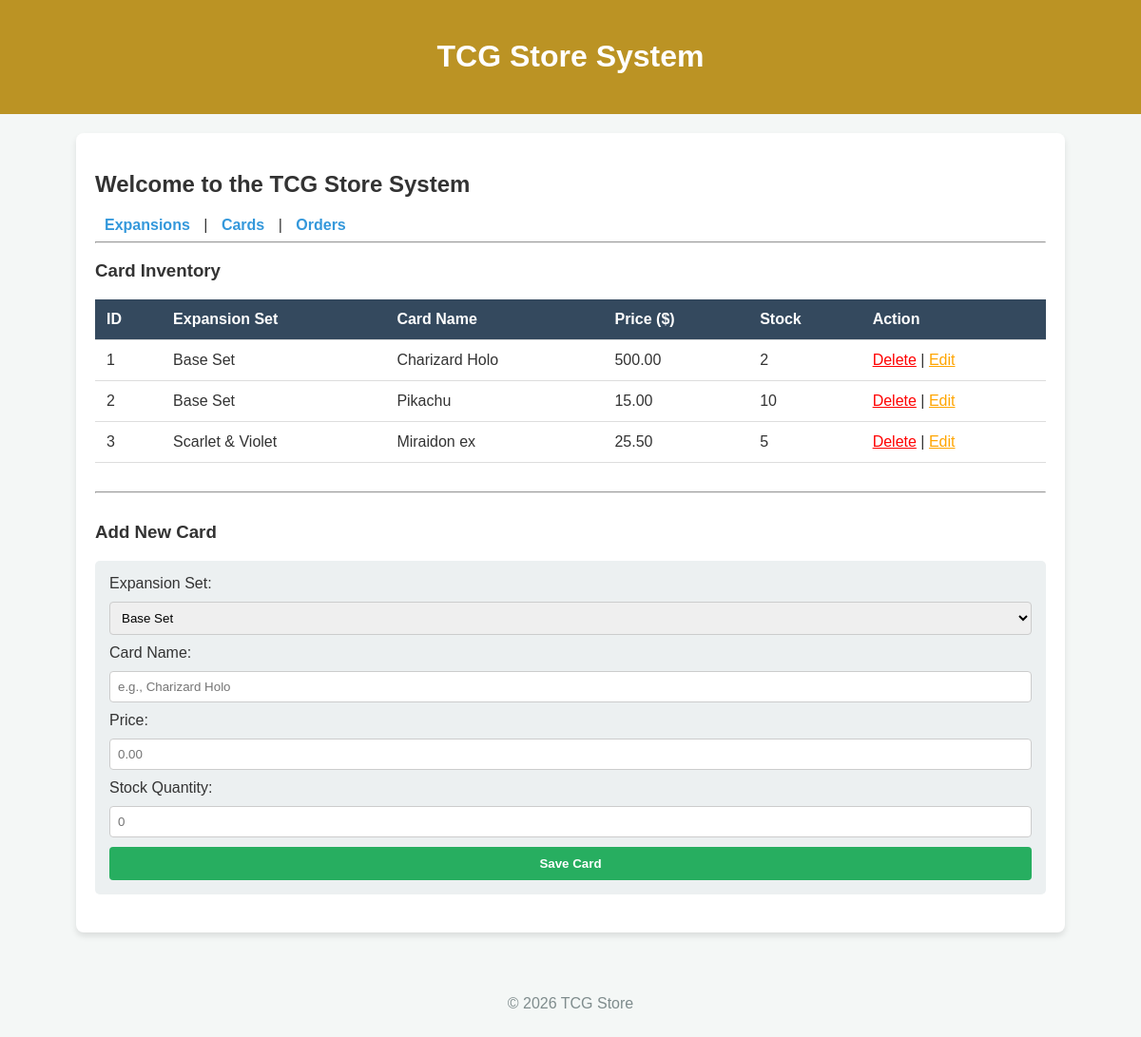
The page / on the database its author committed.
### tables this page shows
CREATE TABLE cards (
    id INT AUTO_INCREMENT PRIMARY KEY,
    expansion_id INT NOT NULL,
    card_name VARCHAR(100) NOT NULL,
    price DECIMAL(10,2) NOT NULL,
    stock INT DEFAULT 0,
    FOREIGN KEY (expansion_id) REFERENCES expansions(id) ON DELETE CASCADE
);

CREATE TABLE expansions (
    id INT AUTO_INCREMENT PRIMARY KEY,
    set_name VARCHAR(100) NOT NULL,
    release_year INT NOT NULL
);

### class/Card.php (called while the page is built, shortened)
<?php
class Card {
    private $db;
    public function __construct($db_connection) {
        $this->db = $db_connection;
    }
    public function getAllCards() {
        $stmt = $this->db->prepare("SELECT cards.*, expansions.set_name FROM cards JOIN expansions ON cards.expansion_id = expansions.id");
        $stmt->execute();
        return $stmt->fetchAll(PDO::FETCH_ASSOC);
    }
}
?>

### class/Expansion.php (called while the page is built, shortened)
<?php
class Expansion {
    private $db;
    public function __construct($db_connection) {
        $this->db = $db_connection;
    }
    public function getAllExpansions() {
        $stmt = $this->db->prepare("SELECT * FROM expansions");
        $stmt->execute();
        return $stmt->fetchAll(PDO::FETCH_ASSOC);
    }
}
?>

### view/cards.php (the view)
<h3>Card Inventory</h3>
<table class="fancy-table">
    <tr>
        <th>ID</th>
        <th>Expansion Set</th>
        <th>Card Name</th>
        <th>Price ($)</th>
        <th>Stock</th>
        <th>Action</th>
    </tr>
    <?php foreach ($card->getAllCards() as $c): ?>
    <tr>
        <td><?= $c['id'] ?></td>
        <td><?= $c['set_name'] ?></td>
        <td><?= $c['card_name'] ?></td>
        <td><?= number_format($c['price'], 2) ?></td>
        <td><?= $c['stock'] ?></td>
        <td>
            <a href="?page=cards&delete_card=<?= $c['id'] ?>" style="color: red;" onclick="return confirm('Are you sure?')">Delete</a>
            |
            <a href="?page=edit_card&id=<?= $c['id'] ?>" style="color: orange;">Edit</a>
        </td>
    </tr>
    <?php endforeach; ?>
</table>
<hr style="margin: 30px 0;">
<h3>Add New Card</h3>
<form method="POST" class="fancy-form">
    <label>Expansion Set:</label>
    <select name="expansion_id" required>
        <?php foreach ($expansion->getAllExpansions() as $e): ?>
            <option value="<?= $e['id'] ?>"><?= $e['set_name'] ?></option>
        <?php endforeach; ?>
    </select>
    <label>Card Name:</label>
    <input type="text" name="card_name" placeholder="e.g., Charizard Holo" required>
    <label>Price:</label>
    <input type="number" step="0.01" name="price" placeholder="0.00" required>
    <label>Stock Quantity:</label>
    <input type="number" name="stock" placeholder="0" required>
    <button type="submit" name="add_card">Save Card</button>
</form>

### index.php (shortened to what this page needs)
<?php
require_once 'class/Expansion.php';
require_once 'class/Card.php';
$database = new Database();
$db = $database->conn;
$expansion = new Expansion($db);
$card = new Card($db);
?>
<!DOCTYPE html>
<html lang="en">
<head>
    <link rel="stylesheet" href="style.css">
</head>
<body>
    <?php include 'view/header.php'; ?>
    <main>
        <h2>Welcome to the TCG Store System</h2>
        <nav>
            <a href="?page=expansions">Expansions</a> |
            <a href="?page=cards">Cards</a> |
            <a href="?page=orders">Orders</a>
        </nav>
        <hr>
        <?php
        if (isset($_GET['page'])) {
            $page = $_GET['page'];
            if ($page == 'expansions') {
                include 'view/expansions.php';
            } elseif ($page == 'cards') {
                include 'view/cards.php';
            } elseif ($page == 'orders') {
                include 'view/orders.php';
            }
            elseif ($page == 'edit_card') {
                include 'view/edit_card.php';
            }
            elseif ($page == 'edit_expansion') {
                include 'view/edit_expansion.php';
            }
        } else {
            include 'view/cards.php';
        }
        ?>
    </main>
    <?php include 'view/footer.php'; ?>
</body>
</html>

### view/header.php
<header>
    <h1>TCG Store System</h1>
</header>

### view/footer.php
<footer>
    <p>&copy; 2026 TCG Store</p>
</footer>

### style.css (style rules this page uses)
body { font-family: 'Comic Sans', Tahoma, Geneva, Verdana, sans-serif; background-color: #f4f7f6; color: #333; margin: 0; padding: 0; }
header { background-color: #bb9324; color: #fff; padding: 20px; text-align: center; }
main { max-width: 1000px; margin: 20px auto; background: #fff; padding: 20px; border-radius: 8px; box-shadow: 0 4px 6px rgba(0,0,0,0.1); }
nav a { text-decoration: none; color: #3498db; font-weight: bold; margin: 0 10px; }
.fancy-table { width: 100%; border-collapse: collapse; margin-top: 15px; }
.fancy-table th, .fancy-table td { padding: 12px; text-align: left; border-bottom: 1px solid #ddd; }
.fancy-table th { background-color: #34495e; color: white; }
.fancy-form { display: grid; gap: 10px; background: #ecf0f1; padding: 15px; border-radius: 5px; margin-bottom: 20px; }
.fancy-form input, .fancy-form select { padding: 8px; border: 1px solid #ccc; border-radius: 4px; }
button { background-color: #27ae60; color: white; border: none; padding: 10px 15px; cursor: pointer; border-radius: 4px; font-weight: bold; }
footer { text-align: center; margin-top: 40px; padding: 10px; color: #7f8c8d; }

### rows shown on the page
cards: id "1", expansion.set_name "Base Set", card_name "Charizard Holo", price "500.00", stock "2"
cards: id "2", expansion.set_name "Base Set", card_name "Pikachu", price "15.00", stock "10"
cards: id "3", expansion.set_name "Scarlet & Violet", card_name "Miraidon ex", price "25.50", stock "5"

### other values the page prints
form field expansion_id "Base Set"
